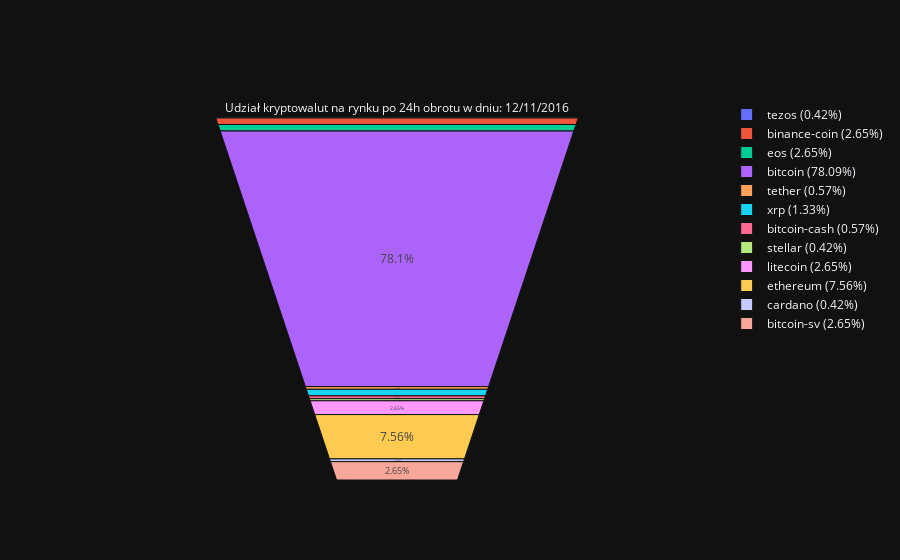

This figure's notebook cell:
### Code cell
dzien="12/11/2016"
filtered=getDataFromDate(source,dzien)
makeGraphFromDate(filtered,dzien)

### Figure 1 — Plotly figure (JSON) as saved in the notebook; plotly's stock layout.template omitted (floating-point values rounded to 4 significant figures)
{"data": [{"labels": ["tezos (0.42%)", "binance-coin (2.65%)", "eos (2.65%)", "bitcoin (78.09%)", "tether (0.57%)", "xrp (1.33%)", "bitcoin-cash (0.57%)", "stellar (0.42%)", "litecoin (2.65%)", "ethereum (7.56%)", "cardano (0.42%)", "bitcoin-sv (2.65%)"], "title": {"text": "Udział kryptowalut na rynku po 24h obrotu w dniu: 12/11/2016"}, "values": [306800.0, 1948000.0, 1948000.0, 57310000.0, 419500.0, 978500.0, 419500.0, 306800.0, 1948000.0, 5546000.0, 306800.0, 1948000.0], "type": "funnelarea"}], "layout": {}}
